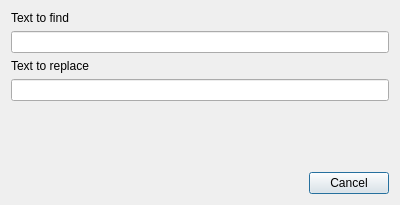
<?xml version="1.0" encoding="UTF-8"?>
<ui version="4.0">
 <class>ReplaceDialog</class>
 <widget class="QDialog" name="ReplaceDialog">
  <property name="geometry">
   <rect>
    <x>0</x>
    <y>0</y>
    <width>400</width>
    <height>205</height>
   </rect>
  </property>
  <property name="windowTitle">
   <string>Dialog</string>
  </property>
  <layout class="QVBoxLayout" name="verticalLayout">
   <item>
    <widget class="QLabel" name="txtFindLabel">
     <property name="text">
      <string>Text to find</string>
     </property>
    </widget>
   </item>
   <item>
    <widget class="QLineEdit" name="txtFindLineEdit"/>
   </item>
   <item>
    <widget class="QLabel" name="txtReplaceLabel">
     <property name="text">
      <string>Text to replace</string>
     </property>
    </widget>
   </item>
   <item>
    <widget class="QLineEdit" name="txtReplaceLineEdit"/>
   </item>
   <item>
    <spacer name="verticalSpacer">
     <property name="orientation">
      <enum>Qt::Vertical</enum>
     </property>
     <property name="sizeHint" stdset="0">
      <size>
       <width>20</width>
       <height>40</height>
      </size>
     </property>
    </spacer>
   </item>
   <item>
    <widget class="QDialogButtonBox" name="buttonBox">
     <property name="orientation">
      <enum>Qt::Horizontal</enum>
     </property>
     <property name="standardButtons">
      <set>QDialogButtonBox::Cancel</set>
     </property>
    </widget>
   </item>
  </layout>
 </widget>
 <resources/>
 <connections>
  <connection>
   <sender>buttonBox</sender>
   <signal>accepted()</signal>
   <receiver>ReplaceDialog</receiver>
   <slot>accept()</slot>
   <hints>
    <hint type="sourcelabel">
     <x>248</x>
     <y>254</y>
    </hint>
    <hint type="destinationlabel">
     <x>157</x>
     <y>274</y>
    </hint>
   </hints>
  </connection>
  <connection>
   <sender>buttonBox</sender>
   <signal>rejected()</signal>
   <receiver>ReplaceDialog</receiver>
   <slot>reject()</slot>
   <hints>
    <hint type="sourcelabel">
     <x>316</x>
     <y>260</y>
    </hint>
    <hint type="destinationlabel">
     <x>286</x>
     <y>274</y>
    </hint>
   </hints>
  </connection>
 </connections>
</ui>
